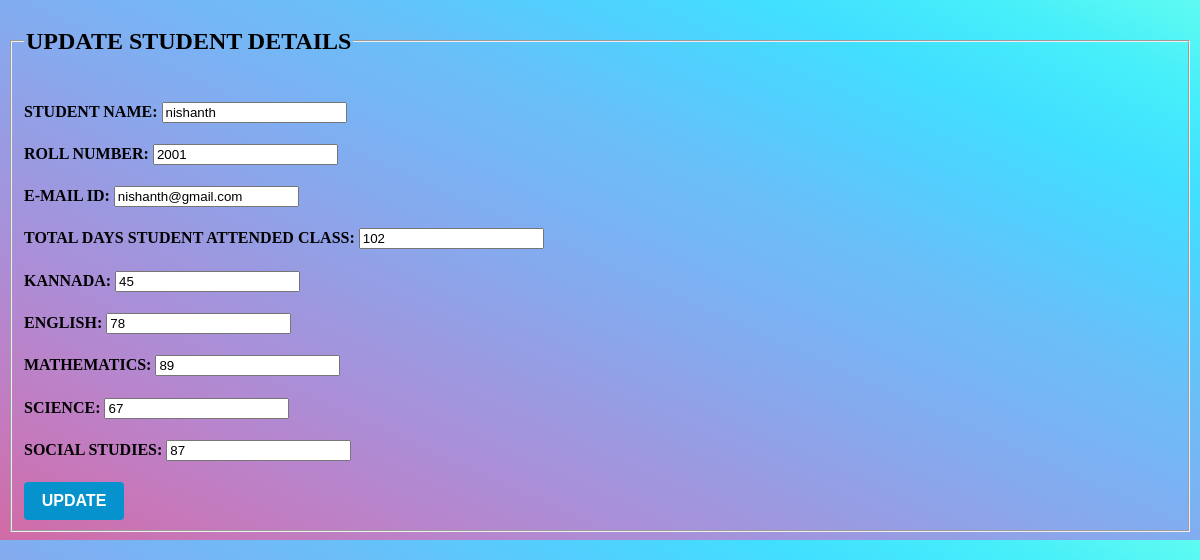
The page /updateData/2001 on the database its author committed.
### authen/models.py (models this page shows)
class Childens(models.Model):
    name =models.CharField(max_length=20,default="")
    rollnumber =models.IntegerField(primary_key=True,default="")
    email=models.EmailField(default="")
    atten=models.IntegerField(default="")
    kannada = models.IntegerField(default="")
    english = models.IntegerField(default="")
    maths = models.IntegerField(default="")
    science = models.IntegerField(default="")
    social = models.IntegerField(default="")
    total = models.IntegerField(default="")

### authen/views.py (the view, shortened to what this page needs)
# urls.py: path('updateData/<int:rollnumber>', views.updateData, name='updateData'),
def updateData(request,rollnumber):
    mydata=Childens.objects.get(rollnumber=rollnumber)
    return render(request, 'authen/update.html',{'data':mydata})

### authen/templates/authen/update.html (shortened to what this page needs)
<!DOCTYPE html>
<html lang="en">
<head>
       {% load static %}
    <link rel="stylesheet" href="{% static 'update.css' %}">
</head>
<body>
<fieldset>
    <legend><h2>UPDATE STUDENT DETAILS</h2></legend>
<form action="/updateData/{{data.rollnumber}}" method="POST">
    <h4>STUDENT NAME: <input type="text" name="name" value="{{data.name}}"> </h4>
    <h4>ROLL NUMBER: <input type="number" name="rollnumber" value="{{data.rollnumber}}"> </h4>
     <h4>E-MAIL ID: <input type="email" name="email" value="{{data.email}}"></h4>
    <h4>TOTAL DAYS STUDENT ATTENDED CLASS: <input type="number" value="{{data.atten}}" name="atten"></h4>
     <h4>KANNADA: <input type="number" name="kannada" placeholder="Max Marks 100" value="{{data.kannada}}"></h4>
    <h4>ENGLISH: <input type="number" name="english" placeholder="Max Marks 100" value="{{data.english}}"></h4>
        <h4>MATHEMATICS: <input type="number" name="maths" placeholder="Max Marks 100" value="{{data.maths}}"></h4>
        <h4>SCIENCE: <input type="number" name="science" placeholder="Max Marks 100" value="{{data.science}}"></h4>
        <h4>SOCIAL STUDIES: <input type="number" name="social" placeholder="Max Marks 100" value="{{data.social}}"></h4>
    <button type="submit">UPDATE</button>
</form>
</fieldset>
</body>
</html>

### authen/static/update.css (style rules this page uses)
body { background-image: linear-gradient(to right top, #d16ba5, #c777b9, #ba83ca, #aa8fd8, #9a9ae1, #8aa7ec, #79b3f4, #69bff8, #52cffe, #41dfff, #46eefa, #5ffbf1); }
button { background-color: #0693cd; border: 0; border-radius: 4px; cursor: pointer; color: #fff; font-size:16px; font-weight: bold; line-height: 1.4; padding: 8px; width: 100px }

### rows shown on the page
Childens: name "nishanth", rollnumber "2001", email "nishanth@gmail.com", atten "102", kannada "45", english "78", maths "89", science "67", social "87"
